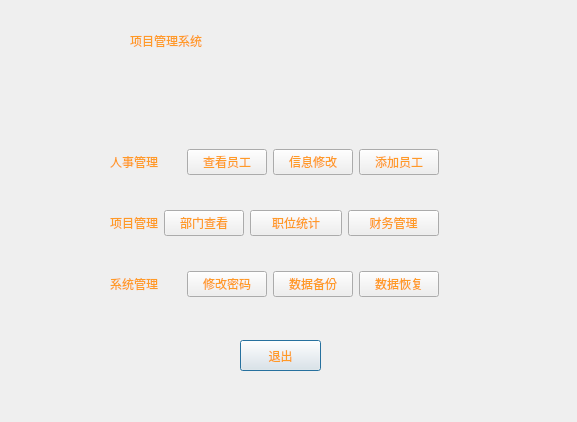
<?xml version="1.0" encoding="UTF-8"?>
<ui version="4.0">
 <class>ManagerDialog</class>
 <widget class="QDialog" name="ManagerDialog">
  <property name="geometry">
   <rect>
    <x>0</x>
    <y>0</y>
    <width>577</width>
    <height>422</height>
   </rect>
  </property>
  <property name="minimumSize">
   <size>
    <width>577</width>
    <height>422</height>
   </size>
  </property>
  <property name="maximumSize">
   <size>
    <width>577</width>
    <height>422</height>
   </size>
  </property>
  <property name="windowTitle">
   <string>Dialog</string>
  </property>
  <property name="styleSheet">
   <string notr="true">
color: rgb(255, 154, 38);
background-image: url(:/resource/photo/Resource/2.jpg);</string>
  </property>
  <widget class="QLabel" name="label">
   <property name="geometry">
    <rect>
     <x>130</x>
     <y>20</y>
     <width>291</width>
     <height>41</height>
    </rect>
   </property>
   <property name="styleSheet">
    <string notr="true">font: 35pt &quot;新宋体&quot;;
</string>
   </property>
   <property name="text">
    <string>项目管理系统</string>
   </property>
  </widget>
  <widget class="QPushButton" name="pushButton_back">
   <property name="geometry">
    <rect>
     <x>240</x>
     <y>340</y>
     <width>81</width>
     <height>31</height>
    </rect>
   </property>
   <property name="styleSheet">
    <string notr="true">font: 12pt &quot;仿宋&quot;;</string>
   </property>
   <property name="text">
    <string>退出</string>
   </property>
  </widget>
  <widget class="QWidget" name="">
   <property name="geometry">
    <rect>
     <x>110</x>
     <y>140</y>
     <width>329</width>
     <height>168</height>
    </rect>
   </property>
   <layout class="QGridLayout" name="gridLayout">
    <item row="4" column="0">
     <layout class="QHBoxLayout" name="horizontalLayout_3">
      <item>
       <widget class="QLabel" name="label_4">
        <property name="layoutDirection">
         <enum>Qt::LeftToRight</enum>
        </property>
        <property name="styleSheet">
         <string notr="true">font: 14pt &quot;楷体&quot;;</string>
        </property>
        <property name="text">
         <string>系统管理</string>
        </property>
       </widget>
      </item>
      <item>
       <widget class="QPushButton" name="pushButton_changepassword">
        <property name="styleSheet">
         <string notr="true">font: 12pt &quot;仿宋&quot;;</string>
        </property>
        <property name="text">
         <string>修改密码</string>
        </property>
       </widget>
      </item>
      <item>
       <widget class="QPushButton" name="pushButton_savedate">
        <property name="styleSheet">
         <string notr="true">font: 12pt &quot;仿宋&quot;;</string>
        </property>
        <property name="text">
         <string>数据备份</string>
        </property>
       </widget>
      </item>
      <item>
       <widget class="QPushButton" name="pushButton_recover">
        <property name="styleSheet">
         <string notr="true">font: 12pt &quot;仿宋&quot;;</string>
        </property>
        <property name="text">
         <string>数据恢复</string>
        </property>
       </widget>
      </item>
     </layout>
    </item>
    <item row="1" column="0">
     <spacer name="verticalSpacer">
      <property name="orientation">
       <enum>Qt::Vertical</enum>
      </property>
      <property name="sizeType">
       <enum>QSizePolicy::Fixed</enum>
      </property>
      <property name="sizeHint" stdset="0">
       <size>
        <width>20</width>
        <height>20</height>
       </size>
      </property>
     </spacer>
    </item>
    <item row="2" column="0">
     <layout class="QHBoxLayout" name="horizontalLayout_5">
      <item>
       <layout class="QHBoxLayout" name="horizontalLayout_2">
        <item>
         <widget class="QLabel" name="label_2">
          <property name="layoutDirection">
           <enum>Qt::LeftToRight</enum>
          </property>
          <property name="styleSheet">
           <string notr="true">font: 14pt &quot;楷体&quot;;</string>
          </property>
          <property name="text">
           <string>项目管理</string>
          </property>
         </widget>
        </item>
        <item>
         <widget class="QPushButton" name="pushButton_displaybydepartment">
          <property name="styleSheet">
           <string notr="true">font: 12pt &quot;仿宋&quot;;</string>
          </property>
          <property name="text">
           <string>部门查看</string>
          </property>
         </widget>
        </item>
       </layout>
      </item>
      <item>
       <widget class="QPushButton" name="pushButton_analys">
        <property name="styleSheet">
         <string notr="true">font: 12pt &quot;仿宋&quot;;</string>
        </property>
        <property name="text">
         <string>职位统计</string>
        </property>
       </widget>
      </item>
      <item>
       <widget class="QPushButton" name="pushButton_finance">
        <property name="styleSheet">
         <string notr="true">font: 12pt &quot;仿宋&quot;;</string>
        </property>
        <property name="text">
         <string>财务管理</string>
        </property>
       </widget>
      </item>
     </layout>
    </item>
    <item row="0" column="0">
     <layout class="QHBoxLayout" name="horizontalLayout_4">
      <item>
       <widget class="QLabel" name="label_3">
        <property name="layoutDirection">
         <enum>Qt::LeftToRight</enum>
        </property>
        <property name="styleSheet">
         <string notr="true">font: 14pt &quot;楷体&quot;;</string>
        </property>
        <property name="text">
         <string>人事管理</string>
        </property>
       </widget>
      </item>
      <item>
       <widget class="QPushButton" name="pushButton_displayworker">
        <property name="styleSheet">
         <string notr="true">font: 12pt &quot;仿宋&quot;;</string>
        </property>
        <property name="text">
         <string>查看员工</string>
        </property>
       </widget>
      </item>
      <item>
       <widget class="QPushButton" name="pushButton_Modify">
        <property name="styleSheet">
         <string notr="true">font: 12pt &quot;仿宋&quot;;</string>
        </property>
        <property name="text">
         <string>信息修改</string>
        </property>
       </widget>
      </item>
      <item>
       <layout class="QHBoxLayout" name="horizontalLayout">
        <item>
         <widget class="QPushButton" name="pushButton_addworker">
          <property name="styleSheet">
           <string notr="true">font: 12pt &quot;仿宋&quot;;</string>
          </property>
          <property name="text">
           <string>添加员工</string>
          </property>
         </widget>
        </item>
       </layout>
      </item>
     </layout>
    </item>
    <item row="3" column="0">
     <spacer name="verticalSpacer_2">
      <property name="orientation">
       <enum>Qt::Vertical</enum>
      </property>
      <property name="sizeType">
       <enum>QSizePolicy::Fixed</enum>
      </property>
      <property name="sizeHint" stdset="0">
       <size>
        <width>20</width>
        <height>20</height>
       </size>
      </property>
     </spacer>
    </item>
   </layout>
  </widget>
 </widget>
 <resources/>
 <connections/>
</ui>
